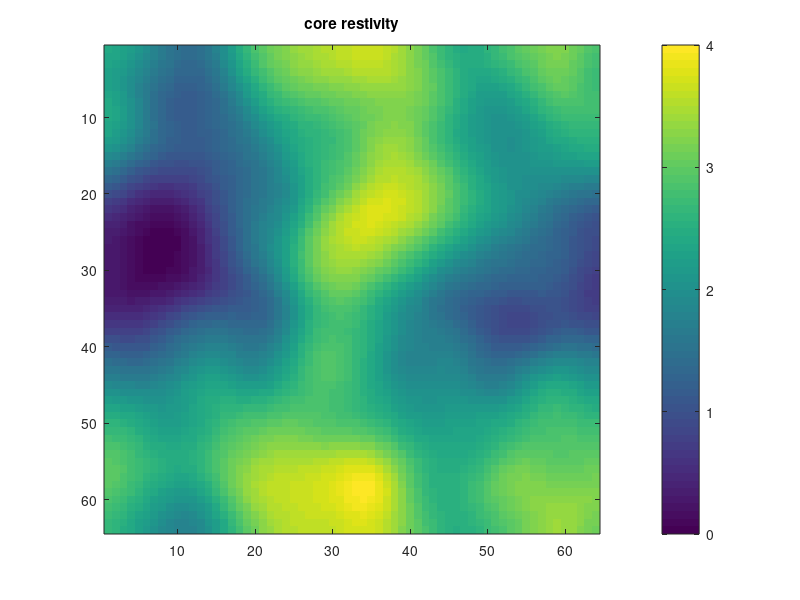

Write the MATLAB code that produced this figure. (Note: this script raises an error after producing the figure.)
clc;clear;close all;

load("model_2501.mat");
imagesc(log10(1./(10 .^ sig)));
colorbar
title("core restivity")


sig = 10.^(sig)';
sigma = sig';


%% 2d forward model
nypad = 10;
nzpad = 10;
airLayer = zBlock(10:-1:1);
zBlock1 = zBlock(11:end-10);

yBlock1 = yBlock(11:74);

% coordinate origin
yori = sum(yBlock)/2;
zori = sum(airLayer);
origin = [yori; zori];

%% real grids
yBlock1 = yBlock1';
zBlock1 = zBlock1';
yNode = cumsum([0, yBlock1])-sum(yBlock1)/2; 
zNode = cumsum([0, zBlock1])-0;

res = 1 ./ sig;

% extract core region
ymin = -6400; yspacing = 100.0; ymax = 6400;
zmin = 0;     zspacing = 100.0; zmax = 6000;

yInterp = ymin:yspacing:ymax;
zInterp = zmin:zspacing:zmax;
y = yInterp(1:end-1)+diff(yInterp)/2;
z = zInterp(1:end-1)+diff(zInterp)/2;
[interpModel, yiCen, ziCen, yCen, zCen] = sampleLoc(yInterp, zInterp, yNode, zNode, res);

%% core grid file
fid = fopen("model2501_coreRangeGrids.grd", "w");
ny = length(y);
nz = length(z);
fprintf(fid,"%4s\n","DSAA");
fprintf(fid,"%d\t %d\n",ny,nz);
fprintf(fid, "%10.4f\t %10.4f\n",min(y),max(y));
fprintf(fid, "%10.4f\t %10.4f\n",min(z),max(z));
fprintf(fid, "%10.4f\t %10.4f\n",log10(min(interpModel(:))),log10(max(interpModel(:))));
bb = log10(interpModel)';

for k = 1:nz
    for j = 1:ny
        fprintf(fid, "%10.4f\n", bb(k,j));
    end
end
fclose(fid);